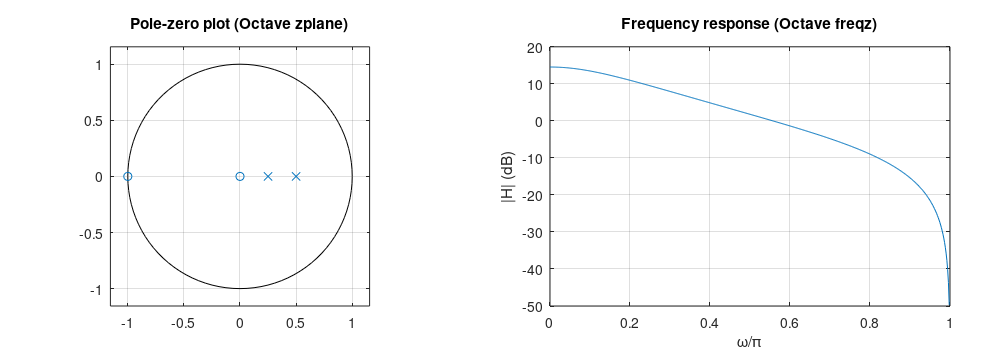

Write the MATLAB code that produced this figure.
% COU 07506 - Week 4: Octave cross-check of Tasks 4.1, 4.2 and 4.4
% MAIMUNA SHABANI HAJI - 250242423358 - Group 30
% Run with:  octave --no-gui week04_octave_check.m
pkg load signal

% Task 4.1 / 4.2 system: H(z) = (1 + z^-1) / (1 - 0.75 z^-1 + 0.125 z^-2)
b = [1 1];  a = [1 -0.75 0.125];
printf("Task 4.1 poles: %s\n", mat2str(roots(a).', 4));
printf("Task 4.1 zeros: %s\n", mat2str(roots(b).', 4));

[r, p, k] = residuez(1, a);
printf("Task 4.2 residuez(1, a):  r = %s   p = %s\n", mat2str(r.', 4), mat2str(p.', 4));
[r, p, k] = residuez(b, a);
printf("Task 4.2 residuez(b, a):  r = %s   p = %s\n", mat2str(r.', 4), mat2str(p.', 4));

% Task 4.4 stability check: largest pole magnitude of each system
dens = {[1 -1.6 0.89], [1 -2.5 1], [1 0.5 -0.5], [1]};
names = {'H1', 'H2', 'H3', 'H4'};
for i = 1:4
  pm = abs(roots(dens{i}));
  if isempty(pm), pm = 0; end
  printf("Task 4.4 %s: max |pole| = %.4f\n", names{i}, max(pm));
end

% pole-zero plot and frequency response of the Task 4.1 system
h = figure('visible', 'off');
set(h, 'paperunits', 'inches', 'paperposition', [0 0 10 3.6]);
subplot('position', [0.06 0.15 0.36 0.72]);
zplane(b, a); title('Pole-zero plot (Octave zplane)');
subplot('position', [0.55 0.15 0.40 0.72]);
[H, w] = freqz(b, a, 512);
plot(w/pi, 20*log10(abs(H))); grid on;
xlabel('\omega/\pi'); ylabel('|H| (dB)'); title('Frequency response (Octave freqz)');
print(h, '-dpng', '-r100', 'week04_octave_zplane.png');
disp('Saved week04_octave_zplane.png');
